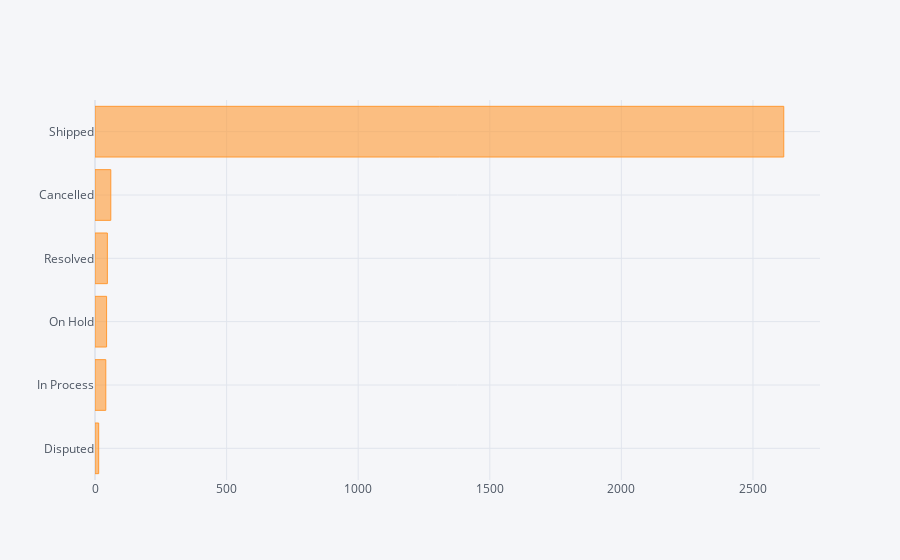

The cell this chart's notebook holds for it:
### Code cell
#Plotar a quantidade pelos status de pedido
df['STATUS'].value_counts().sort_values().iplot(kind='barh')

### Figure 1 — Plotly figure (JSON) as saved in the notebook; plotly's stock layout.template omitted (floating-point values rounded to 4 significant figures)
{"data": [{"marker": {"color": "rgba(255, 153, 51, 0.6)", "line": {"color": "rgba(255, 153, 51, 1.0)", "width": 1}}, "name": "STATUS", "orientation": "h", "text": "", "type": "bar", "x": [14, 41, 44, 47, 60, 2617], "y": ["Disputed", "In Process", "On Hold", "Resolved", "Cancelled", "Shipped"]}], "layout": {"legend": {"bgcolor": "#F5F6F9", "font": {"color": "#4D5663"}}, "paper_bgcolor": "#F5F6F9", "plot_bgcolor": "#F5F6F9", "title": {"font": {"color": "#4D5663"}}, "xaxis": {"gridcolor": "#E1E5ED", "showgrid": true, "tickfont": {"color": "#4D5663"}, "title": {"font": {"color": "#4D5663"}, "text": ""}, "zerolinecolor": "#E1E5ED"}, "yaxis": {"gridcolor": "#E1E5ED", "showgrid": true, "tickfont": {"color": "#4D5663"}, "title": {"font": {"color": "#4D5663"}, "text": ""}, "zerolinecolor": "#E1E5ED"}}}
